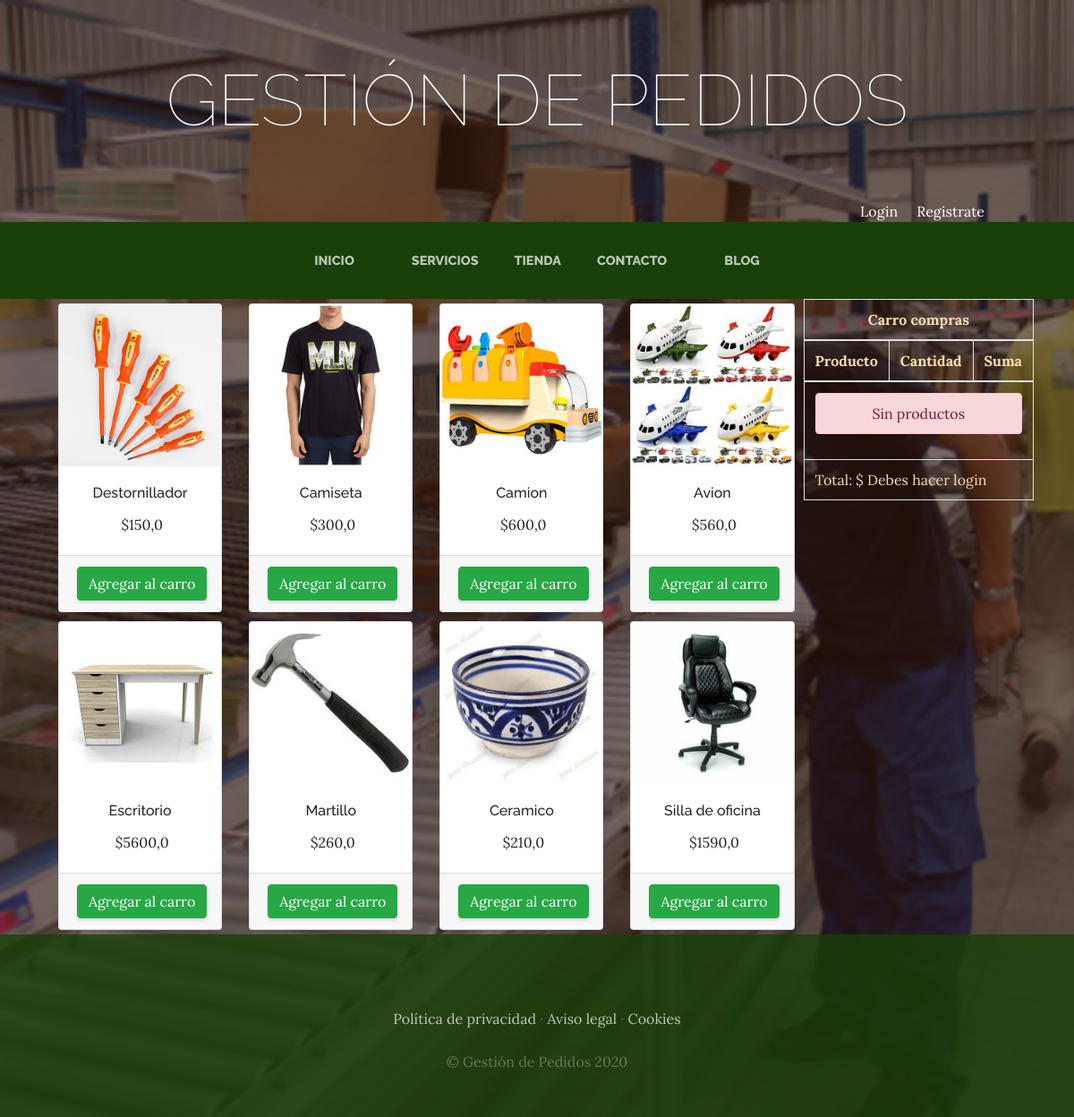
The app's page /tienda/ with its own data.
### tienda/models.py (models this page shows)
class Producto(models.Model):
    nombre=models.CharField(max_length=50)
    categorias=models.ForeignKey(CategoriaProd,on_delete=models.CASCADE)
    imagen=models.ImageField(upload_to="tienda", null=True, blank=True)
    precio=models.FloatField()
    disponibilidad=models.BooleanField(default=True)
    created=models.DateTimeField(auto_now_add=True)
    updated=models.DateTimeField(auto_now_add=True)
    class Meta:
        verbose_name="Producto"
        verbose_name_plural="Productos"

### tienda/views.py (the view)
# urls.py: path('tienda/', include('tienda.urls')),
def tienda(request):
    productos=Producto.objects.all()
    return render(request, "tienda/tienda.html", {"productos":productos})

### carro/context_processor.py (called while the page is built)
def importe_total_carro(request):
    total=0
    if request.user.is_authenticated:
        for key, value in request.session['carro'].items():
            total=total+float(value["precio"])
    else:
        total="Debes hacer login"
    return {"importe_total_carro":total}

### tienda/templates/tienda/tienda.html
{% extends "ProyectoWebApp/base.html" %}
{% load static %}
{% block content %}
<div class="container">
    <div style="float: right;">
        {% include "carro/widget.html" %}
    </div>
    <div class="row">
        {% for producto in productos %}
        <div class="col-md-3">
            <div class="card" style="width: 100%; margin: 5px 5px;">
                <img src="{{producto.imagen.url}}" class="card-img-top">
                <div class="card-body" style="text-align: center;">
                    <h6 class="card-title">{{producto.nombre}}</h6>
                    <p class="card-text">&nbsp;${{producto.precio}}</p>
                </div>
                <div class="card-footer text-center">
                    <a href="{% url 'carro:agregar' producto.id %}" class="btn btn-success">Agregar al carro</a>
                </div>
            </div>
        </div>
        {% endfor %}
    </div>
</div>
{% endblock %}

### ProyectoWebApp/static/ProyectoWebApp/css/gestion.css (style rules this page uses)
body { font-family: "Lora"; background: linear-gradient(rgba(47, 23, 15, 0.65), rgba(47, 23, 15, 0.65)), url("../img/bg_main.jpg"); background-attachment: fixed; background-position: center; background-size: cover; }
h1, h2, h3, h4, h5, h6 { font-family: "Raleway"; }
p { line-height: 1.75; }
.btn { box-shadow: 0px 3px 3px 0px rgba(33, 37, 41, 0.1); }

### records on screen
Producto: imagen (picture), nombre "Destornillador", precio "150,0"
Producto: imagen (picture), nombre "Camiseta", precio "300,0"
Producto: imagen (picture), nombre "Camion", precio "600,0"
Producto: imagen (picture), nombre "Avion", precio "560,0"
Producto: imagen (picture), nombre "Escritorio", precio "5600,0"
Producto: imagen (picture), nombre "Martillo", precio "260,0"
Producto: imagen (picture), nombre "Ceramico", precio "210,0"
Producto: imagen (picture), nombre "Silla de oficina", precio "1590,0"

### other values on screen
{{ importe_total_carro }} "Debes hacer login"
